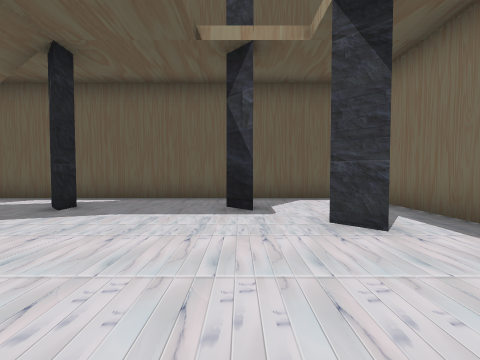
View 1 (above)

20 first-person views from a walk through a Godot game level. The camera is 1.4 m above the floor, tilts 2° down and sees 90° across. The floor is counted in squares, 2 m on a side. Each view is taken from the middle of a square. On the plan, view 1 faces up. The plan holds only what a view shows up to about 9 squares ahead; the rest is blank. The place goes on beyond the plan.

View 2
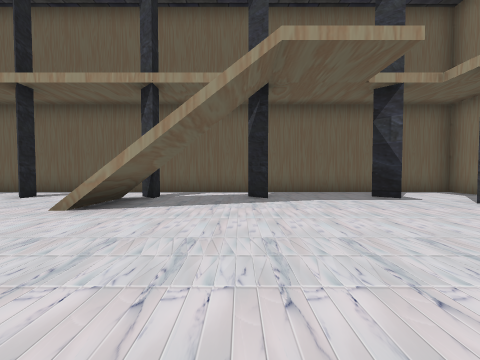

View 3
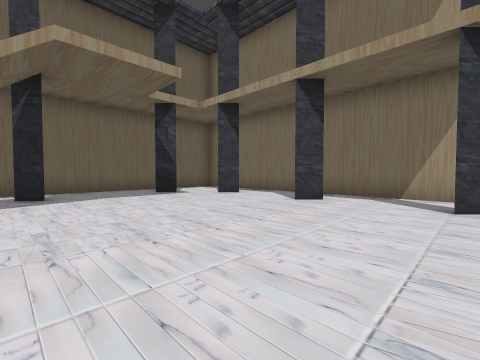

View 4
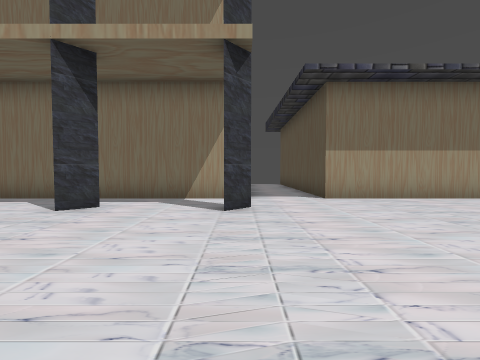

View 5
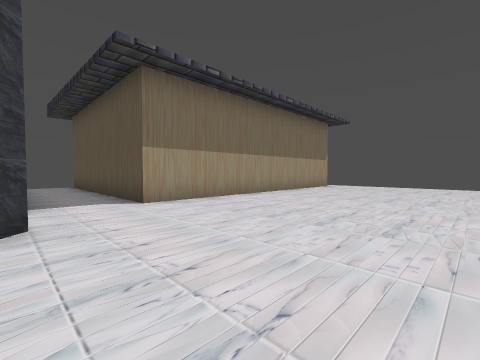

View 6
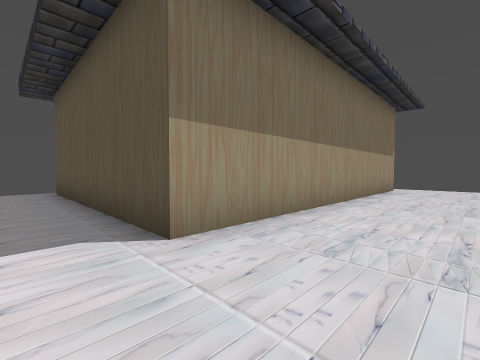

View 7
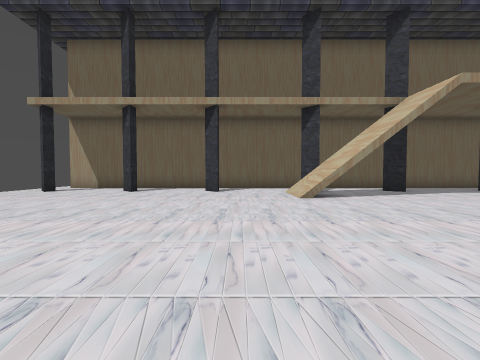

View 8
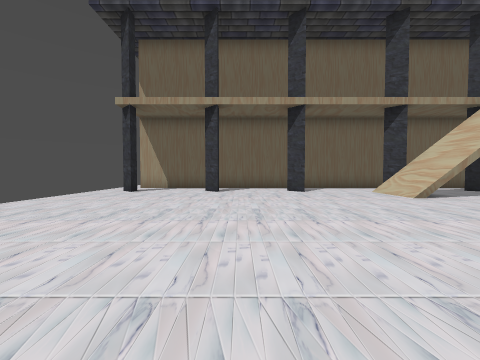

View 9
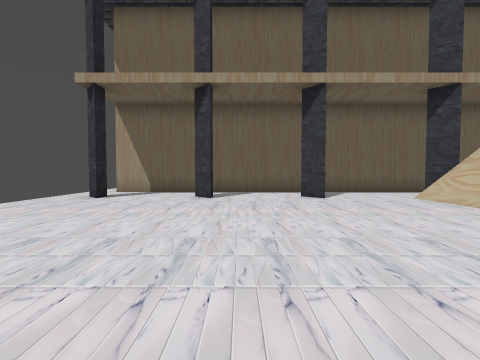

View 10
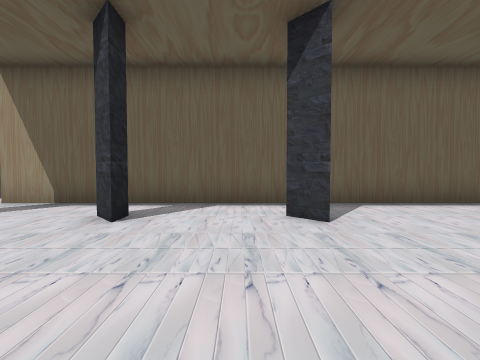

View 11
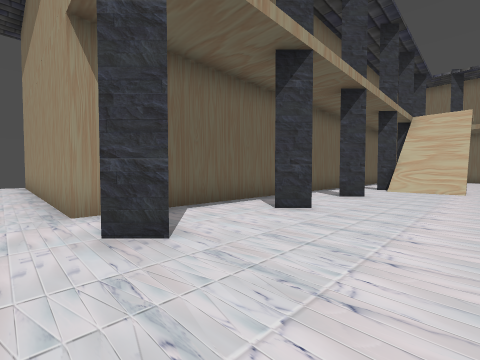

View 12
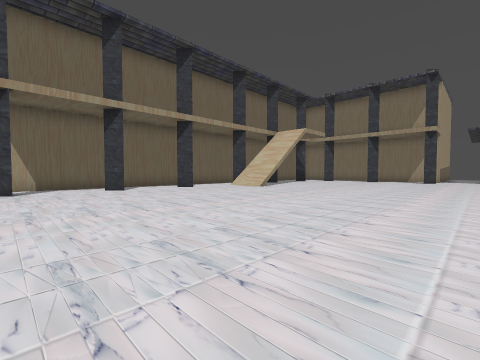

View 13
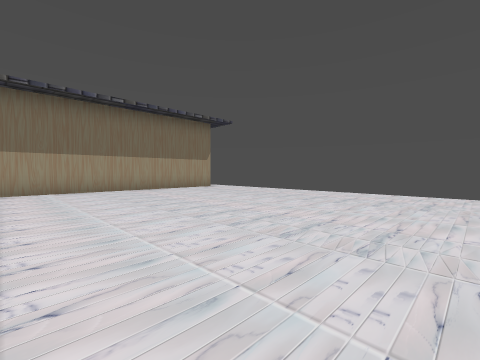

View 14
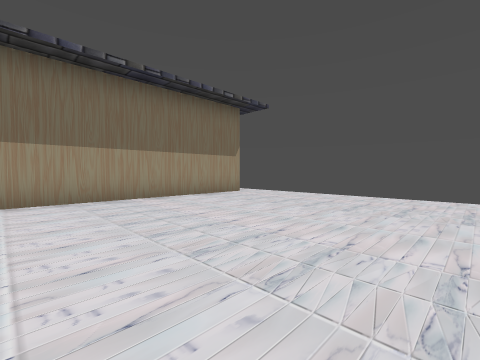

View 15
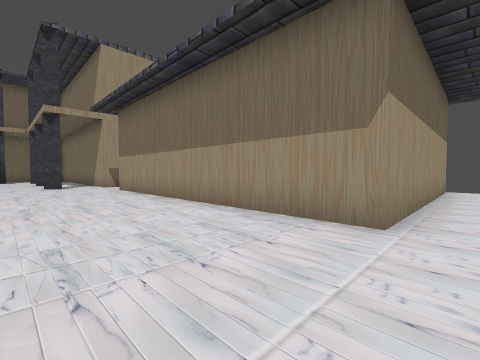

View 16
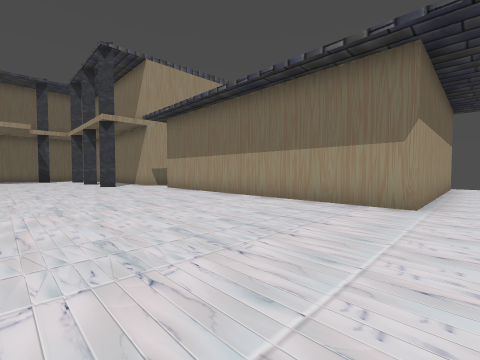

View 17
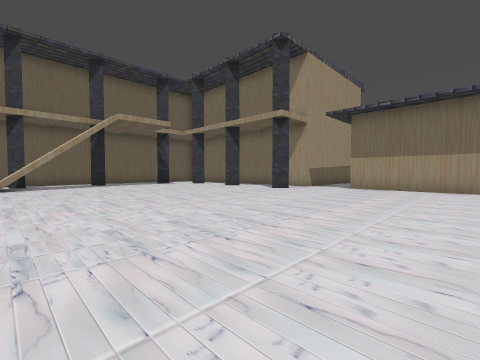

View 18
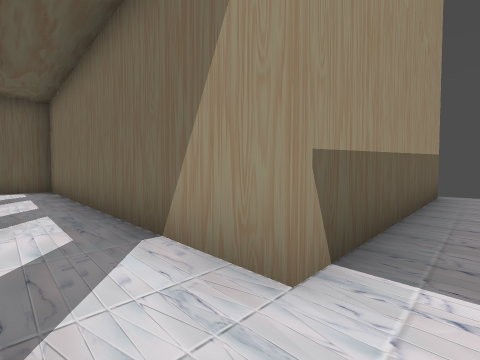

View 19
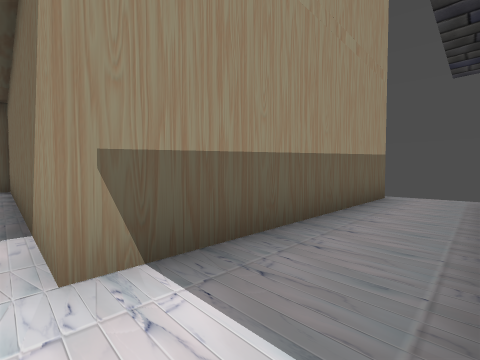

View 20
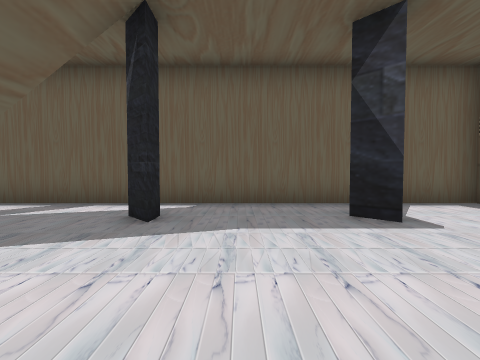

### Floor plan
Points are (right, up) in squares from view 1. A wall is a line through its corners. A room is listed if a view was taken in it or the views show most of it. See-through windows are left out.
Room 1 (views 1, 2, 3, 4, 5, 6, 7, 8, 9, 10, 11, 12, 13, 14, 15, 16, 17, 18, 19, 20)
walls: (1.8, -3.3) (1.2, -2.7); (-6.3, 4.8) (-6.3, 4.3) (-6.8, 4.8); (1.8, -0.3) (1.2, 0.3); (-9.8, 4.9) (-9.8, 4.3) (-10.3, 4.8); (-3.3, 4.9) (-3.3, 4.3) (-3.8, 4.9); (-12.8, 4.9) (-12.8, 4.3) (-13.3, 4.8); (1.8, 2.7) (1.2, 3.3); (0.3, 4.2) (-0.3, 4.8); (-15.8, 4.9) (-15.8, 4.3) (-16.3, 4.8); (10.2, -3.2) (3.2, -3.2) (3.2, 6.3) (-16.3, 6.3) (-16.3, 13.9); (10.1, -14.2) (3.2, -14.2) (3.2, -5.2) (10.2, -5.2)

Where each view was taken, in squares from view 1:
view 1: 0 up, 0 right, facing up
view 2: 2 down, 4 left, facing up
view 3: 3 down, 4 left, facing up-right
view 4: 3 down, 3 left, facing right
view 5: 3 down, 2 left, facing down-right
view 6: 4 down, 1 right, facing down-right
view 7: 4 down, 9 left, facing up
view 8: 4 down, 12 left, facing up
view 9: 2 down, 12 left, facing up
view 10: 1 up, 11 left, facing up
view 11: 2 up, 17 left, facing up-right
view 12: 5 down, 16 left, facing up-right
view 13: 7 down, 6 left, facing down-right
view 14: 8 down, 3 left, facing down-right
view 15: 15 down, 0 right, facing up-right
view 16: 15 down, 2 left, facing up-right
view 17: 9 down, 7 left, facing up-right
view 18: 4 down, 2 right, facing up-right
view 19: 5 down, 3 right, facing up-right
view 20: 1 up, 2 left, facing up
